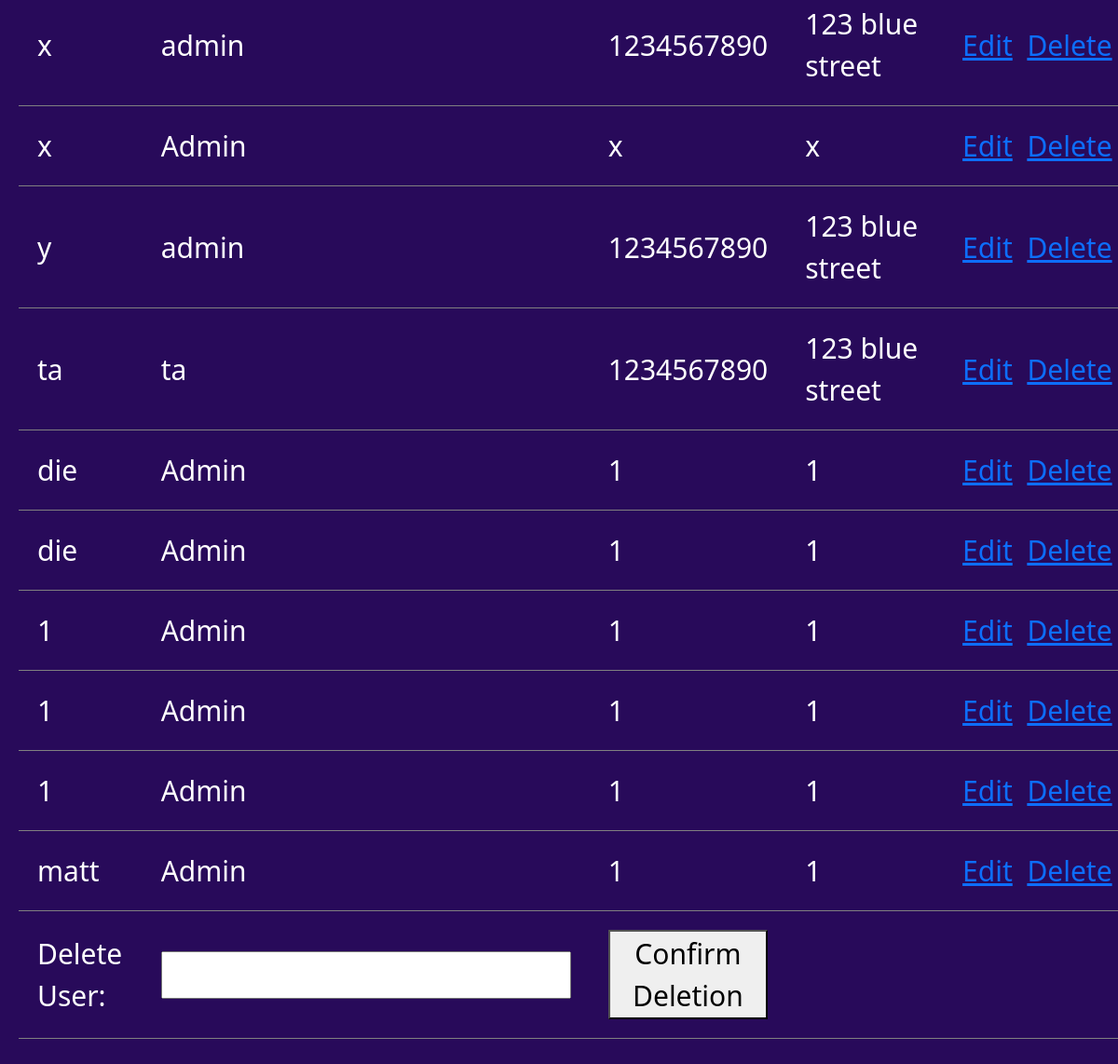
/viewuser/ (signed in, lower part), run on an earlier commit of the app's database.
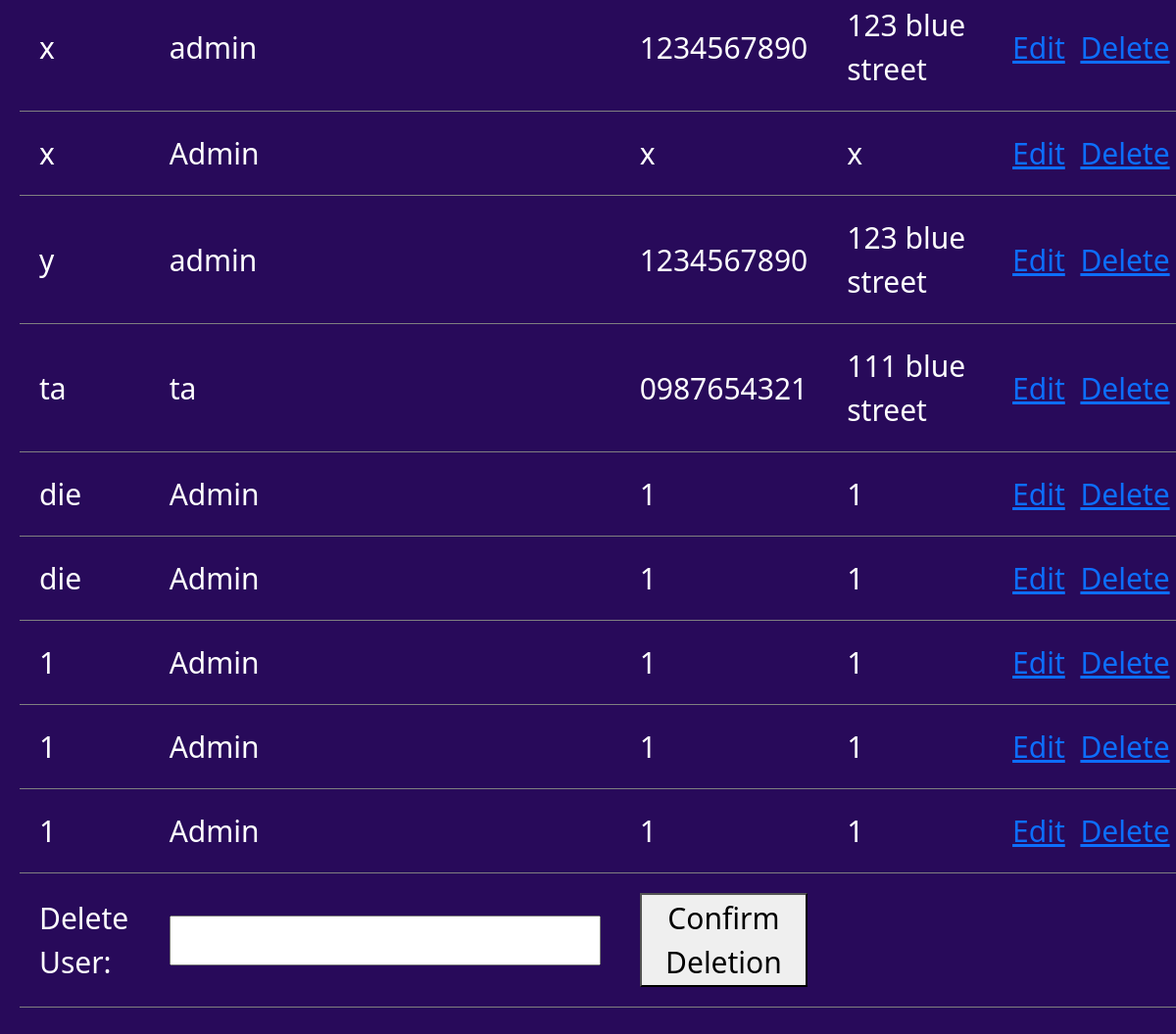
And on a later commit of the database.
### PurplePanda/models.py (models this page shows, shortened)
class MyUser(models.Model):
    name = models.CharField(max_length=20)
    password = models.CharField(max_length=20)
    role = models.CharField(max_length=20)
    phoneNumber = models.CharField(max_length=10, default=None, null=True)
    address = models.CharField(max_length=30, default=None, null=True)

### PurplePanda/views.py (the view, shortened to what this page needs)
# urls.py: path('viewuser/', DataView.as_view(), name='viewuser'),
class DataView(View):
    def get(self, request):
        x = list(MyUser.objects.all())
        temp = request.session.get("name")
        temp = MyUser.objects.get(name=temp)
        return render(request, "viewuser.html", {'print': x, 'current': temp})

### templates/viewuser.html (shortened to what this page needs)
{% load static %}
<!DOCTYPE html>
<html lang="en">
<head>
    <link href="https://cdn.jsdelivr.net/npm/bootstrap@5.0.2/dist/css/bootstrap.min.css" rel="stylesheet">
    <link href="{% static 'css/loginstyle.css' %}" rel="stylesheet" type="text/css"/>
</head>
<body>
    <div class="users">
    <div class="table">
            <table class="loginTable">
                {% for i in print %}
                <tr>
                    <td>{{ i.name }} </td>
                    <td>{{ i.role }}</td>
                    <td>{{ i.phoneNumber }}</td>
                    <td>{{ i.address }}</td>
                    <td><a href="/createuser">Edit</a>&nbsp&nbsp<a href="">Delete</a></td>
                </tr>
            {% endfor %}
            <form action="/viewuser/" method="post">
                <tr>
                    <td>Delete User: </td>
                    <td><input type="text" name="n"></td>
                    <td><button type = "submit">Confirm Deletion</button></td>
                </tr>
            </form>
            </table>
        </div>
    </div>
</body>
</html>

What changed in the data, as far as the page shows it:
removed MyUser: name "matt", role "Admin", phoneNumber "1", address "1"
changed MyUser "ta": phoneNumber "1234567890" → "0987654321"; address "123 blue street" → "111 blue street"
